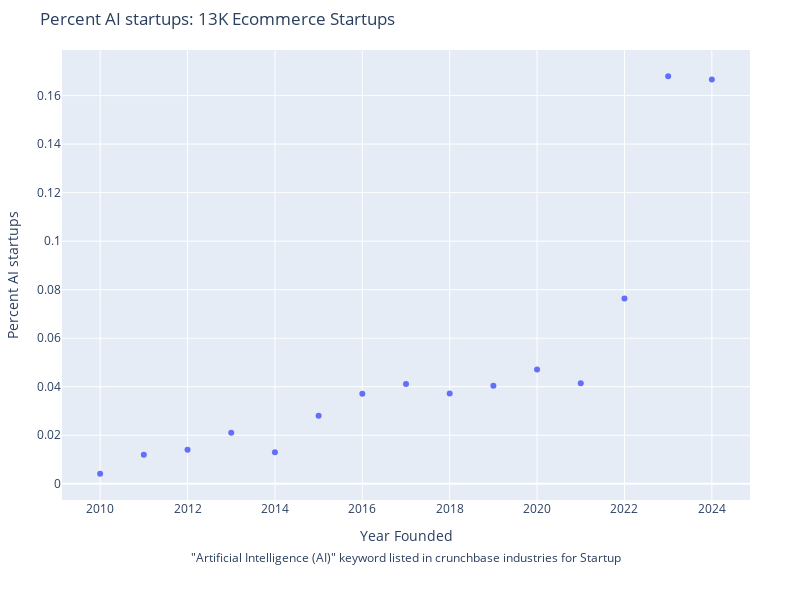

This figure's notebook cell:
### Code cell
grouped = df.groupby('year').agg({'organization name':'count','automate':'sum'}).reset_index().rename({'organization name':'total number of startups','automate':'total number of automate startups'},axis=1)
grouped["percent AI startups"] = grouped["total number of automate startups"]/grouped["total number of startups"]



# Create the figure
fig = go.Figure()

# Add the scatter plot
fig.add_trace(go.Scatter(
    x=grouped["year"], 
    y=grouped["percent AI startups"], 
    mode='markers',
    name='Percent AI startups'
))


# Update layout with titles and dimensions
fig.update_layout(
    title="Percent AI startups: 13K Ecommerce Startups",
    xaxis_title="Year Founded",
    yaxis_title="Percent AI startups",
    width=800,
    height=600,
    margin=dict(l=50, r=50, t=50, b=100) 
)

# Add the annotation for the caption
fig.add_annotation(
    text='"Artificial Intelligence (AI)" keyword listed in crunchbase industries for Startup',
    xref="paper", yref="paper",
    x=0.5, y=-0.15,
    showarrow=False,
    font=dict(size=12),
    xanchor='center'
)

# Show the plot
fig.show()
pio.write_image(fig, '../output/percentage_ai_startups_over_years.png')

### Figure 1 — Plotly figure (JSON) as saved in the notebook; plotly's stock layout.template omitted (floating-point values rounded to 4 significant figures)
{"data": [{"mode": "markers", "name": "Percent AI startups", "type": "scatter", "x": [2010, 2011, 2012, 2013, 2014, 2015, 2016, 2017, 2018, 2019, 2020, 2021, 2022, 2023, 2024], "y": [0.004132, 0.01201, 0.01403, 0.02104, 0.01301, 0.02806, 0.03707, 0.04112, 0.03722, 0.04036, 0.04714, 0.04141, 0.07633, 0.168, 0.1667]}], "layout": {"annotations": [{"font": {"size": 12}, "showarrow": false, "text": "\"Artificial Intelligence (AI)\" keyword listed in crunchbase industries for Startup", "x": 0.5, "xanchor": "center", "xref": "paper", "y": -0.15, "yref": "paper"}], "height": 600, "margin": {"b": 100, "l": 50, "r": 50, "t": 50}, "title": {"text": "Percent AI startups: 13K Ecommerce Startups"}, "width": 800, "xaxis": {"title": {"text": "Year Founded"}}, "yaxis": {"title": {"text": "Percent AI startups"}}}}
